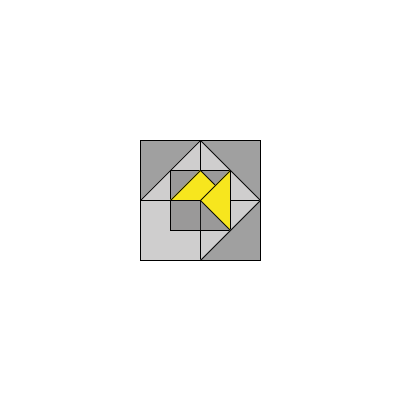
Frame 1 (no input)
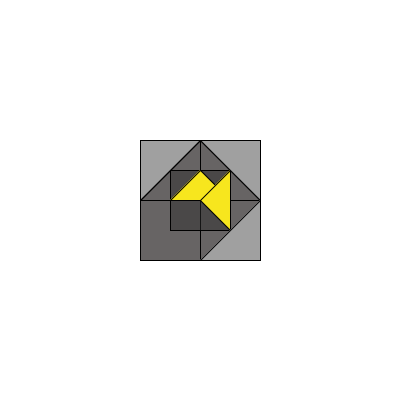
Frame 60 (the mouse pressed at the canvas centre just before this capture)
Frame 120 (the mouse held since frame 60 and released just before this capture): identical to frame 60, image omitted

The Processing sketch that drew these frames (run headless with seeded random() and noise(); from frame 60 on, the mouse is pressed at the canvas centre):

// Processing sketch: processing_86346
// ── processing_86346.pde

void setup() {
size(400,400);
background(255);
smooth();
}
/*je vais essayer de créer une succession de carré, car je m'interesse
aux formes géométrique et aux structures, afin de jouer par la suite sur
les effets de contrastes et de profondeurs de champs.*/



void draw()
{
  
  int L;
 L = 60;
 
  int H;
 H = 60;
 
fill(#676464,80);
//jouer la transparence des formes

rectMode(CENTER);
rect(230,230,H,L);
rect(170,170,H,L);
rect(170,230,H,L);
rect(230,170,H,L);

//forme de depart

fill( #393838,90);
rect(200,200,H,L);

fill(#F7E61E);
triangle(170, 200, 230, 200, 200, 170);
triangle(200,200,230,170,230,230);

 // Mon logo aura pour principe d'être le même au niveau de la structure, seule
 //les formes à l'interieur changeront de places.
fill(#A0A0A0);
triangle(140,140,200,140,140,200);
triangle(200,140,260,140,260,200);
triangle(260,200,260,260,200,260);


}
